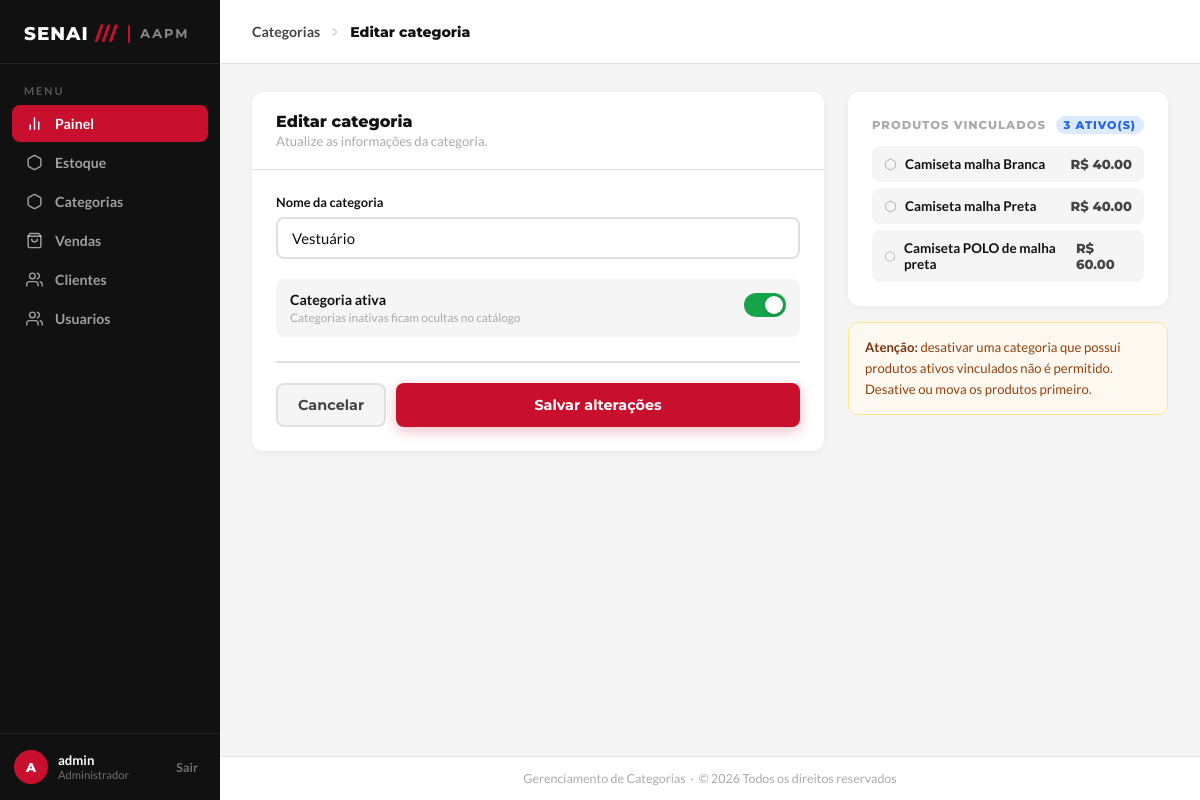
The app's page /categorias/10/editar (signed in), older data.
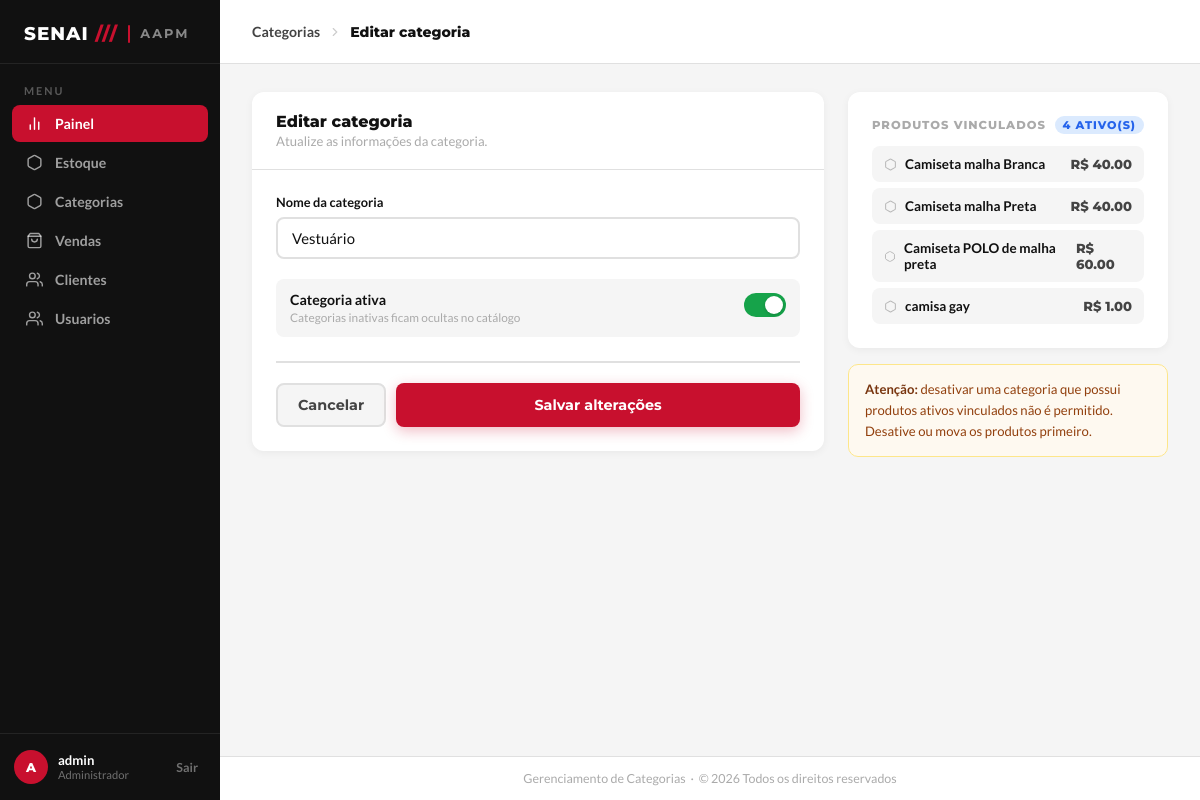
The same page, newer data.
### app/models/produto.py (models this page shows, shortened)
class Produto(Base):
    __tablename__ = "produtos"
    id = Column(Integer, primary_key=True, autoincrement=True, index=True)
    nome = Column(String(100), nullable=False)
    preco = Column(Float, nullable=False, default=0.0)
    estoque_atual = Column(Integer, default=0)
    descricao = Column(String(255), nullable=True)
    ativa = Column(Boolean, default=True)
    imagem_path = Column(String(255), nullable=True)
    categoria_id = Column(Integer, ForeignKey("categorias.id", ondelete="SET NULL"), nullable=False)
    categoria = relationship("Categoria", back_populates="produtos")
    variacoes = relationship("ProdutoVariacao", back_populates="produto", cascade="all, delete-orphan", lazy="select")

### app/controllers/categoria_controller.py (the view)
@router.get("/{categoria_id}/editar")
def form_editar_categoria(
    categoria_id: int,
    request: Request,
    db: Session = Depends(get_db),
    admin = Depends(get_admin)
):
    editando = db.query(Categoria).filter(
        Categoria.id == categoria_id
    ).first()
    if not editando:
        return RedirectResponse(url="/categorias", status_code=302)
    return templates.TemplateResponse(
        request,
        "categorias/form.html",
        {
            "request":  request,
            "usuario":  admin,
            "editando": editando,
        }
    )

### app/templates/categorias/form.html (shortened to what the changed rows need)
<!DOCTYPE html>
<html lang="pt-BR">
<head>
  <link rel="stylesheet" href="/static/css/form-categorias.css"/>
</head>
<body>
  <div class="conteudo-principal">
    <div class="area-conteudo">
      <div class="card">
        <div class="card-cabecalho">
          <h2>{{ "Editar categoria" if editando else "Nova categoria" }}</h2>
        </div>
      </div>
      <aside class="painel-lateral">
        {% if editando and editando.produtos %}
        <div class="card">
          <div class="card-corpo">
            <div class="card-titulo-lateral">
              Produtos vinculados
              <span class="badge-count">
                {{ editando.produtos | selectattr('ativa') | list | length }} ativo(s)
              </span>
            </div>
            <div class="lista-produtos">
              {% for p in editando.produtos if p.ativa %}
              <a class="item-produto" target="_blank">
                <span class="produto-nome">
                  <svg viewBox="0 0 24 24">
                    <path
                      d="M21 16V8a2 2 0 0 0-1-1.73l-7-4a2 2 0 0 0-2 0l-7 4A2 2 0 0 0 3 8v8a2 2 0 0 0 1 1.73l7 4a2 2 0 0 0 2 0l7-4A2 2 0 0 0 21 16z" />
                  </svg>
                  {{ p.nome }}
                </span>
                <span class="produto-preco">R$ {{ "%.2f"|format(p.preco) }}</span>
              </a>
              {% else %}
              <div class="sem-produtos">Nenhum produto ativo vinculado.</div>
              {% endfor %}
            </div>
          </div>
        </div>
        {% endif %}
      </aside>
    </div>
  </div>
</body>
</html>

Row changes from the older to the newer data that the page shows:
added Produto: nome "camisa gay", preco "1.00"
Text that changed along with them:
{{ editando.produtos | selectattr('ativa') | list | length }}: "3" → "4"
